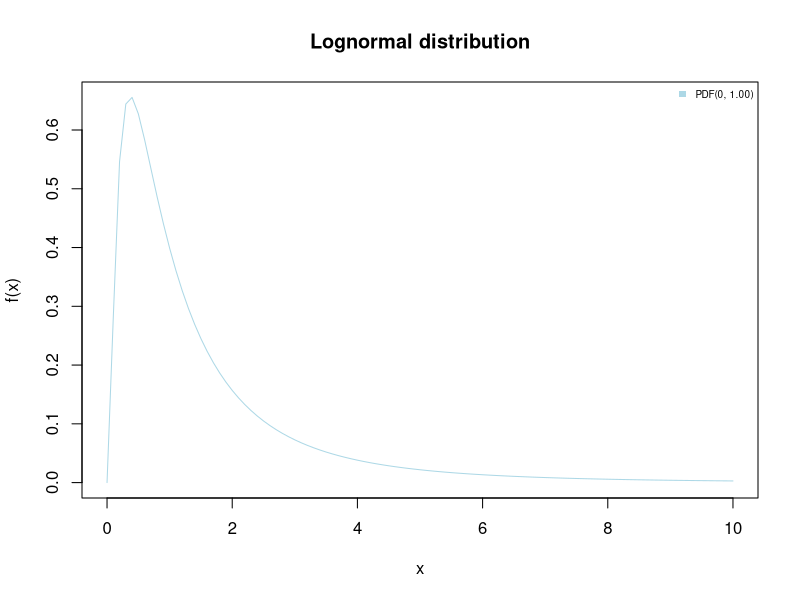

The R source for this figure:
# Lognormal Distribution

# Create PDF plots
curve(dlnorm(x, meanlog=0, sdlog=1), from=0, to=10, col='lightblue', main = "Lognormal distribution", xlab = "x", ylab = "f(x)")


# Add legend
legend("topright", legend = c("PDF(0, 1.00)"), fill = c("lightblue"), border = NA, cex = 0.6, bty = "n")
